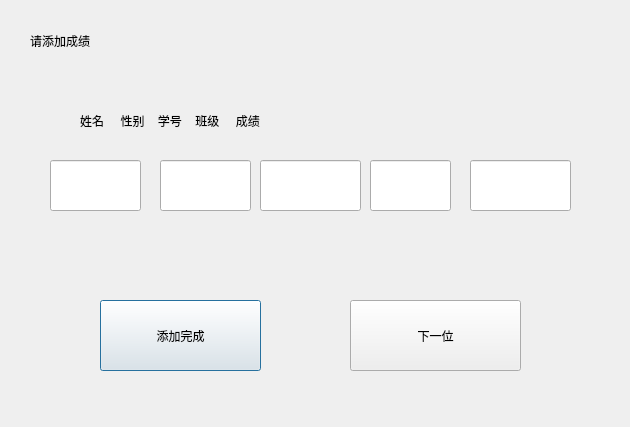
<?xml version="1.0" encoding="UTF-8"?>
<ui version="4.0">
 <class>tianjiachuangkou</class>
 <widget class="QDialog" name="tianjiachuangkou">
  <property name="geometry">
   <rect>
    <x>0</x>
    <y>0</y>
    <width>630</width>
    <height>427</height>
   </rect>
  </property>
  <property name="windowTitle">
   <string>Dialog</string>
  </property>
  <widget class="QLabel" name="label_2">
   <property name="geometry">
    <rect>
     <x>30</x>
     <y>20</y>
     <width>211</width>
     <height>41</height>
    </rect>
   </property>
   <property name="styleSheet">
    <string notr="true">font: 75 24pt &quot;楷体&quot;;</string>
   </property>
   <property name="text">
    <string>请添加成绩</string>
   </property>
  </widget>
  <widget class="QLabel" name="label_3">
   <property name="geometry">
    <rect>
     <x>80</x>
     <y>90</y>
     <width>531</width>
     <height>61</height>
    </rect>
   </property>
   <property name="styleSheet">
    <string notr="true">font: 75 18pt &quot;微软雅黑&quot;;</string>
   </property>
   <property name="text">
    <string>姓名     性别    学号    班级     成绩</string>
   </property>
  </widget>
  <widget class="QPushButton" name="pushButton">
   <property name="geometry">
    <rect>
     <x>100</x>
     <y>300</y>
     <width>161</width>
     <height>71</height>
    </rect>
   </property>
   <property name="styleSheet">
    <string notr="true">font: 75 12pt &quot;AcadEref&quot;;
</string>
   </property>
   <property name="text">
    <string>添加完成</string>
   </property>
  </widget>
  <widget class="QPushButton" name="pushButton_2">
   <property name="geometry">
    <rect>
     <x>350</x>
     <y>300</y>
     <width>171</width>
     <height>71</height>
    </rect>
   </property>
   <property name="styleSheet">
    <string notr="true">font: 75 12pt &quot;AcadEref&quot;;
</string>
   </property>
   <property name="text">
    <string>下一位</string>
   </property>
  </widget>
  <widget class="QLineEdit" name="lineEdit">
   <property name="geometry">
    <rect>
     <x>50</x>
     <y>160</y>
     <width>91</width>
     <height>51</height>
    </rect>
   </property>
  </widget>
  <widget class="QLineEdit" name="lineEdit_3">
   <property name="geometry">
    <rect>
     <x>160</x>
     <y>160</y>
     <width>91</width>
     <height>51</height>
    </rect>
   </property>
  </widget>
  <widget class="QLineEdit" name="lineEdit_4">
   <property name="geometry">
    <rect>
     <x>260</x>
     <y>160</y>
     <width>101</width>
     <height>51</height>
    </rect>
   </property>
  </widget>
  <widget class="QLineEdit" name="lineEdit_5">
   <property name="geometry">
    <rect>
     <x>370</x>
     <y>160</y>
     <width>81</width>
     <height>51</height>
    </rect>
   </property>
  </widget>
  <widget class="QLineEdit" name="lineEdit_6">
   <property name="geometry">
    <rect>
     <x>470</x>
     <y>160</y>
     <width>101</width>
     <height>51</height>
    </rect>
   </property>
  </widget>
  <widget class="QLabel" name="label">
   <property name="geometry">
    <rect>
     <x>-10</x>
     <y>0</y>
     <width>731</width>
     <height>511</height>
    </rect>
   </property>
   <property name="styleSheet">
    <string notr="true">background-image: url(:/new/prefix1/timg.jpg);</string>
   </property>
   <property name="text">
    <string/>
   </property>
  </widget>
  <zorder>label</zorder>
  <zorder>label_2</zorder>
  <zorder>label_3</zorder>
  <zorder>pushButton</zorder>
  <zorder>pushButton_2</zorder>
  <zorder>lineEdit</zorder>
  <zorder>lineEdit_3</zorder>
  <zorder>lineEdit_4</zorder>
  <zorder>lineEdit_5</zorder>
  <zorder>lineEdit_6</zorder>
 </widget>
 <resources/>
 <connections/>
</ui>
